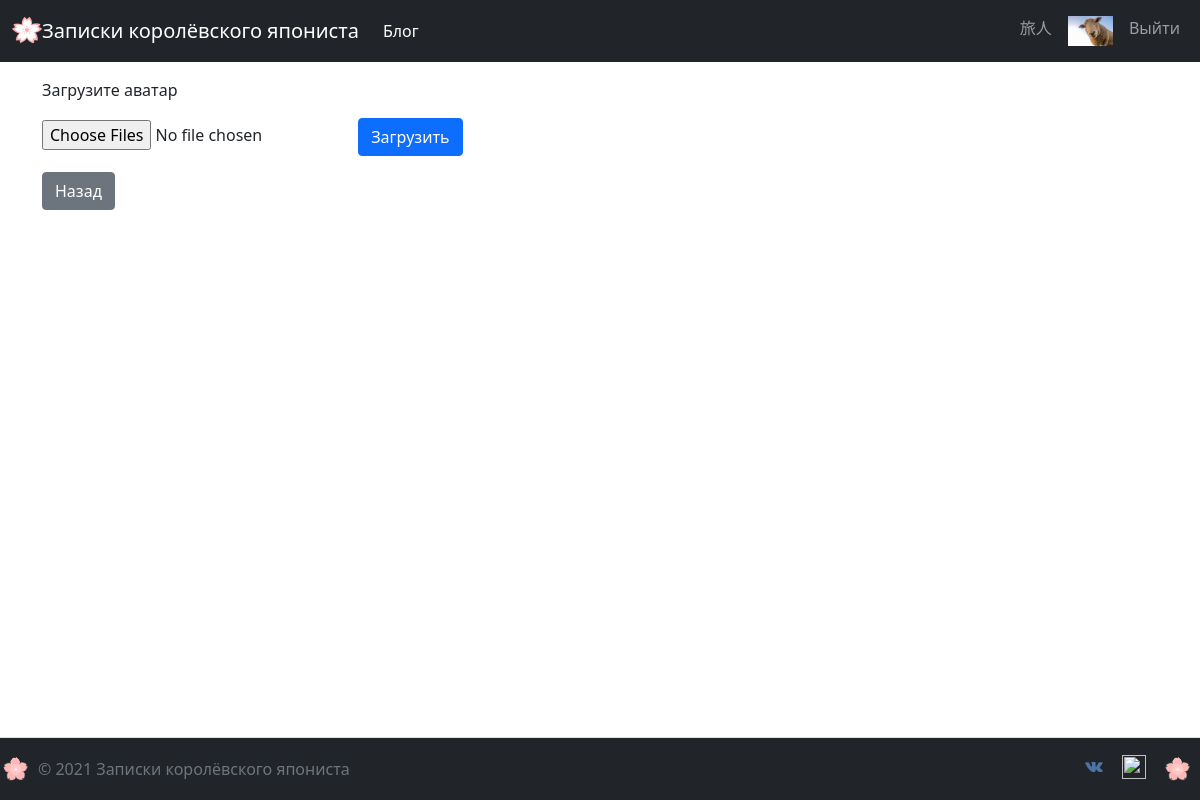
The app's page /旅人/load_photo (signed in) with its own data.
### app/models.py (models this page shows, shortened)
class User(db.Model, UserMixin):
    id = db.Column(db.Integer, primary_key=True)
    email = db.Column(db.String(50), unique=True)
    username = db.Column(db.String(50), unique=True)
    password = db.Column(db.String(10))
    created_date = db.Column(db.DateTime(timezone=True), default=func.now())
    admin = db.Column(db.Boolean, default=False)
    about_me = db.Column(db.String(140))
    last_seen = db.Column(db.DateTime(timezone=True), default=func.now())
    avatar = db.Column(db.String(50), default=None)
    posts = db.relationship('Post', backref='user')
    comments = db.relationship('Comment', backref='user')
    likes = db.relationship('Like', backref='user')
    def get_avatar(self, size):
        if self.avatar:
            return f'/static/avatars/{self.username}_{self.avatar}'
        else:
            digest = md5(self.email.lower().encode('utf-8')).hexdigest()
            return f'https://www.gravatar.com/avatar/{digest}?d=identicon&s={size}'

### app/views.py (the view, shortened to what this page needs)
@views.route('<username>/load_photo', methods=['GET', 'POST'])
@login_required
def load_photo(username):
    return render_template('photo_loader.html', user=current_user)

### app/views.py (called while the page is built)
@views.before_app_request
def before_request():
    if current_user.is_authenticated:
        current_user.last_seen = datetime.now()
        db.session.commit()

### app/templates/photo_loader.html (shortened to what this page needs)
{% extends 'base.html' %}
{% block content %}
  <form enctype="multipart/form-data" method="POST">
   <p>Загрузите аватар</p>
   <p><input type="file" id="photo" name="photo" multiple accept="image/*,image/jpeg">
       <button role="button" type="submit" class="btn btn-primary">Загрузить</button></p>
  </form>
    <a href="/{{user.username}}/profile" role="button" class="btn btn-secondary">Назад</a>
{% endblock %}

### app/templates/base.html (shortened to what this page needs)
<!DOCTYPE html>
<html lang="en">
<head>
    <link href="https://cdn.jsdelivr.net/npm/bootstrap@5.1.0/dist/css/bootstrap.min.css"
          rel="stylesheet"
>
    <link href="{{ url_for('static', filename='styles.css') }}"
            rel="stylesheet"
            type="text/css">
</head>
<body>
    <div class="d-flex flex-column overflow-hidden min-vh-100 vh-100">
    <header class="sticky-top">
    <nav class="navbar navbar-expand-lg navbar-dark bg-dark mb-3" style="background-color: #6f42c1;">
      <div class="container-fluid" >
          <a class="navbar-brand" href="/hello">
          <img src="/static/images/93zGbFI-sakura-blossom-alice-vector.svg" alt="" width="30" height="30" class="d-inline-block align-text-top">Записки королёвского япониста
          </a>
          <div class="navbar-nav">
            <a class="nav-item nav-link active" aria-current="page" href="/home">Блог</a>
          </div>
        <div class="collapse navbar-collapse justify-content-end" id="navbar">
          <div class="navbar-nav">
              {% if user.is_authenticated %}
                <a class="nav-item nav-link">{{ current_user.username }}</a>
                <a class="nav-item nav-link" href="/{{current_user.username}}/profile"><img src="{{ current_user.get_avatar(30) }}" width="auto" height="30"></a>
                <a class="nav-item nav-link" href="/logout">Выйти</a>
              {% else %}
                <a class="nav-item nav-link" href="/login">Войти</a>
                <a class="nav-item nav-link" href="/signup">Зарегистрироваться</a>
              {% endif %}
          </div>
        </div>
      </div>
    </nav>
    </header>
    <main role="main" class="flex-grow-1 overflow-auto flex-fill">
        <div class="container">
            {% block content %}
            {% endblock %}
        </div>
    </main>
    <footer class="d-flex flex-wrap justify-content-between align-items-center py-3 border-top flex-grow-0 sticky-bottom bg-dark">
        <div
        <div class="col-md-4 d-flex align-items-center" >
          <a href="/" class="mb-3 me-2 mb-md-0 text-muted text-decoration-none lh-1">
            <img src="/static/images/009.svg" alt="" width="30" height="30">
          </a>
          <span class="text-muted">© 2021 Записки королёвского япониста</span>
        </div>
        <ul class="nav col-md-4 justify-content-end list-unstyled d-flex">
          <li class="ms-3"><a class="text-muted" href="https://vk.com/vlad.yurkoff"><img src="/static/images/1486147227-social-media-network26_79482.svg" alt="" width="24" height="24" class="d-inline-block align-text-top"></a></li>
          <li class="ms-3"><a class="text-muted" href="https://www.instagram.com/vladislaviurkov72/"><img src="/static/images/Instagram_icon-icons.com_66804.svg" alt="" width="24" height="24" class="d-inline-block align-text-top"></a></li>
          <li class="ms-3"><a href="/" class="mb-3 me-2 mb-md-0 text-muted text-decoration-none lh-1">
            <img src="/static/images/009.svg" alt="" width="30" height="30">
          </a></li>
        </ul>
    </footer>
</div>
</body>
</html>

### records on screen
User: username "旅人", get_avatar (picture)
